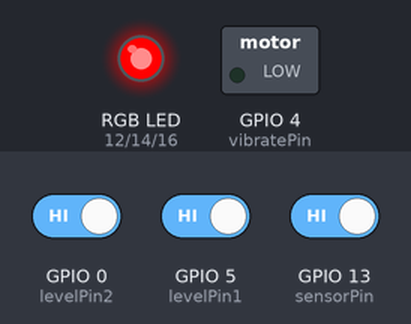
Recording of a sketch running on a simulated ESP8266 (NodeMCU). Parts: switched loads named in the sketch (green lamp = pin HIGH), an RGB LED mixed from three pins (HIGH = lit). The test bench sets the inputs (shaded band); at power-on: GPIO 0 (levelPin2) HIGH, GPIO 5 (levelPin1) HIGH, GPIO 13 (sensorPin) HIGH. WiFi joins after 1.5 s; servers stay silent unless stated; uploads are accepted with an empty reply.

Above: at 0.1 s.
At 1.3 s:
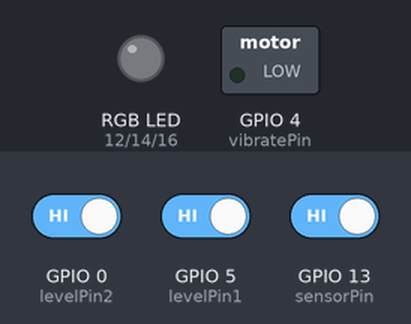
Timing chart, 0 to 2.8 s (numbered marks = the images above):
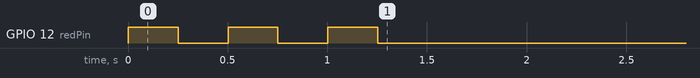

The sketch:

GlaskV2.ino
```cpp
#include <Arduino.h>
#include <ESP8266WiFi.h>
#include <ESP8266WebServer.h>
#include <ESP8266HTTPClient.h>
//#define Serial Serial


const int id = 2;
const char* ssid = "glask";       // WiFi SSID
const char* password = "12345678";  // WiFi password

const int vibratePin = 4;
const int sensorPin = 13;
const int redPin = 12;
const int greenPin = 14;
const int bluePin = 16;
const int levelPin1 = 5;
const int levelPin2 = 0;

unsigned long startTime = 0;
unsigned long stopTime = 0;
unsigned long lastTime = 0;
int timeShaked = 0;
boolean isAffoning = false;
boolean isFilled = false;
boolean isDrinking = false;
int shaked = 0;
int vibrating = 0;
int R = 0;
int G = 0;
int B = 0;

boolean toUpdate = true; // permet d'ajouter automatiquement le glask dans l'array des joueurs à la base

ESP8266WebServer server (80);

//@pre : recoit le string data contenant des donnees et eventuellement des occurences du separator.
//@post : renvoie la substring situee apres la index-ieme occurence du separator et avant la suivante
String getValue(String data, char separator, int index)
{
  int found = 0;
  int strIndex[] = {0, -1};
  int maxIndex = data.length()-1;

  for(int i=0; i<=maxIndex && found<=index; i++){
    if(data.charAt(i)==separator || i==maxIndex){
        found++;
        strIndex[0] = strIndex[1]+1;
        strIndex[1] = (i == maxIndex) ? i+1 : i;
    }
  }

  return found>index ? data.substring(strIndex[0], strIndex[1]) : "";
}


//Glask Function
//  levelPin1 = 5; Niveau bas plein/vide
//  levelPin2 = 0; Consommation ou non consommation
//  vibratePin = 4; Vibreur
//  redPin = 12 ; greePin = 14 ; bluePin = 16

// @pre : R, G, B = int de 0 à 255
// @post : allume la LED RGB
void RGB(int Re, int Gr, int Bl) {
  R = Re;
  G = Gr;
  B = Bl;
  analogWrite(redPin, R);
  analogWrite(greenPin, G);
  analogWrite(bluePin, B);
}

// @pre : levelPin1
// @post : true si le Glask est plein, false sinon ; toUpdate si changement d'état
boolean isFilledF()
{
  if(digitalRead(levelPin1) == 0)
  {
    if(!isFilled)
    {
      toUpdate = true;
    }
    isFilled = true;
  }
  else
  {
    if(isFilled)
    {
      toUpdate = true;
    }
    isFilled = false;
  }
}

// @pre : levelPin2
// @post : true si le Glask est en cours de consommation, false sinon ; toUpdate si changement d'état
boolean isDrinkingF()
{
  if(digitalRead(levelPin2) == 0)
  {
    if(!isDrinking)
    {
      toUpdate = true;
    }
    isDrinking = true;
  }
  else
  {
    if(isDrinking)
    {
      toUpdate = true;
    }
    isDrinking = false;
  }
}

// @pre : - (se lance dans le loop)
// @post : modifie lastTime, le temps de consommation en millisecondes
void chrono()
{
  if(isDrinking && !isAffoning)
  {
    //Serial.println("Start!");
    startTime = millis();
    isAffoning = true;
  }
  if(isAffoning && !isDrinking)
  {
    //Serial.println("Stop!");
    stopTime = millis();
    isAffoning = false;
    unsigned long elapsed = stopTime - startTime; //utilite? pk pas direct lastTime
    delay(500);
    lastTime = elapsed;
    toUpdate = true;
  }
}

// @pre : - (interrupt)
// @post : ajoute 1 à shaked (= compteur d'interrupt)
void shaking()
{
  shaked = shaked + 1;
}


// @pre : vibratePin
// @post : fait vibrer le glask ou l'arrete. L'arrete automatiquement apres 500 cycles sans reset de la part de la base (+ de 5sec)
void vibration(int vib)
{
  if(vib == 1)
  {
	if(vibrating < 500){
		digitalWrite(vibratePin, HIGH);
		vibrating++;
	} else{
		digitalWrite(vibratePin, LOW);
	}
  }
  else
  {
    digitalWrite(vibratePin, LOW);
	vibrating=0;
  }
}

void formatOut(String &dest) //Methode chelou d'utilisation des pointeurs mais why not :p
{
  String uniqueid = String(id);
  String red = String(R);
  String green = String(G);
  String blue = String(B);
  String isfilled = String(isFilled);
  String isdrinking = String(isDrinking);
  String lastime = String(lastTime);
  String nshaked = String(shaked);
  dest = uniqueid + ";" + red + ";" + green + ";" + blue + ";" + isfilled + ";" + isdrinking + ";" + lastime + ";" + nshaked;
}

void handleRoot(){
  server.send(200, "text/plain", "Hello, I'm glask");
}

void show(){
  String format;
  formatOut(format);
  server.send(200, "text/plain", format);
}

void setup()
{
  //Serial.begin(9600);
  pinMode(vibratePin, OUTPUT);
  pinMode(redPin, OUTPUT);
  pinMode(greenPin, OUTPUT);
  pinMode(bluePin, OUTPUT);
  pinMode(levelPin1, INPUT);
  pinMode(levelPin2, INPUT);
  pinMode(sensorPin, INPUT_PULLUP);
  RGB(0, 0, 0);
  attachInterrupt(digitalPinToInterrupt(sensorPin), shaking, RISING);
  //Serial.println();
  //Serial.println("GPIO OK");

  WiFi.mode(WIFI_STA);
  WiFi.begin (ssid, password);
  while (WiFi.status() != WL_CONNECTED)
  {
    RGB(255, 0, 0);
    delay(250);
    RGB(0, 0, 0);
    delay(250);
    //Serial.print(".");
  }
  //Serial.println("");
  //Serial.print("Connected to ");
  //Serial.println(ssid );
  //Serial.print("IP address: ");
  //Serial.println(WiFi.localIP());
}

void loop()
{
  isDrinkingF();
  isFilledF();
  chrono();
  server.handleClient();

  if((WiFi.status() == WL_CONNECTED))
  {
    HTTPClient http;
    //http.begin("http://192.168.4.1/feed?arg=" + String(id) + ";" + String(isFilled()) + ";" + String(isDrinking()) + ";" + String(lastTime) + ";" + String(shaked));
    if(toUpdate)
    {
      http.begin("http://192.168.4.1/feed?id=" + String(id) + "&isFilled=" + String(isFilled) + "&isDrinking=" + String(isDrinking) + "&lastTime=" + String(lastTime) + "&shaked=" + String(shaked));
      toUpdate = false;
    }
    else
    {
      http.begin("http://192.168.4.1/feed?id=" + String(id));
    }
    int httpCode = http.GET();
    if(httpCode > 0)
    {
      String payload = http.getString();
      //Serial.println(payload);
      int R = (getValue(payload,';',1)).toInt();
      int G = (getValue(payload,';',2)).toInt();
      int B = (getValue(payload,';',3)).toInt();
      RGB(R, G, B);
      int vib = (getValue(payload,';',4)).toInt();
      vibration(vib);  //Ajouter un timeout a la vibration jusqu'a ce qu'elle soit reset
    }
    else
    {
      //Serial.printf("[HTTP] GET... failed, error: %s\n", http.errorToString(httpCode).c_str());
    }
    http.end();
  }

  delay(10);
  // Les 2 conditions permettent de ne "retenir" le shaked que le temps de 10 loop
  // !! Modifie par jide le 5/7/18

  if(shaked > 0)
  {
	if(timeShaked > 5)
	{
		shaked = 0;
		timeShaked = 0;
	} else{
		timeShaked++;
	}
    toUpdate = true;
  }

}
```
